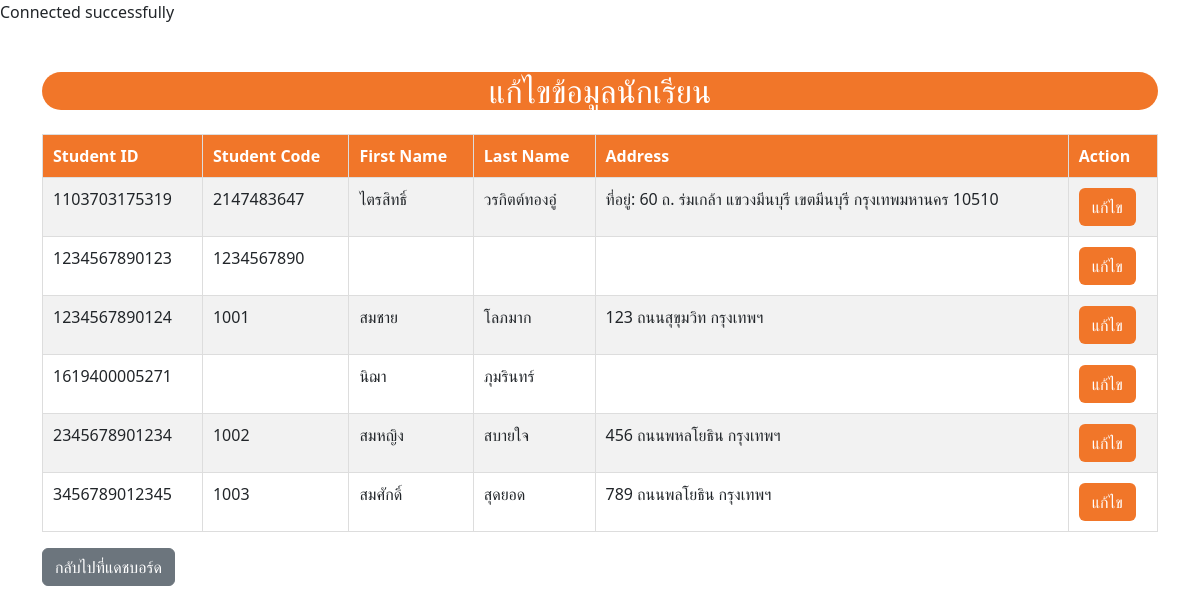
Screenshot of /admin/admin_edit_student.php (signed in) with the database file from the repository.
### tables this page shows
CREATE TABLE `student` (
  `student_id` varchar(13) NOT NULL,
  `student_code` varchar(13) NOT NULL,
  `password` varchar(255) NOT NULL COMMENT 'รหัสผ่าน',
  `f_name` varchar(255) NOT NULL COMMENT 'ชื่อ',
  `l_name` varchar(255) NOT NULL COMMENT 'นามสกุล',
  `address` varchar(255) NOT NULL,
  `phone_number` varchar(10) NOT NULL,
  `phone_number_home` varchar(13) NOT NULL,
  `email` varchar(255) NOT NULL,
  `profile_image` longtext DEFAULT NULL,
  `spouse_id` varchar(13) DEFAULT NULL,
  `father_id` varchar(13) DEFAULT NULL,
  `mother_id` varchar(13) DEFAULT NULL,
  `guardian_id` varchar(13) DEFAULT NULL,
  `endorser_id` varchar(13) DEFAULT NULL,
  `department_id` int(11) DEFAULT NULL,
  `family_status_id` varchar(255) DEFAULT NULL,
  `family_status` varchar(150) NOT NULL
);

### admin/admin_edit_student.php (the view, shortened to what this page needs)
<?php
include '/xampp/htdocs/Project_Final/server.php';
$sql = "SELECT * FROM student";
$result = $conn->query($sql);
?>
<!DOCTYPE html>
<html lang="en">
<head>
    <link href="https://cdn.jsdelivr.net/npm/bootstrap@5.3.0-alpha1/dist/css/bootstrap.min.css" rel="stylesheet">
</head>
<body>
<div class="container mt-5">
    <h2 class="text-center rounded-pill mb-4 col px-md-5 btn-edit ">แก้ไขข้อมูลนักเรียน</h2>
    <table class="table table-bordered table-striped">
        <thead class="thead-dark">
            <tr>
                <th>Student ID</th>
                <th>Student Code</th>
                <th>First Name</th>
                <th>Last Name</th>
                <th>Address</th>
                <th>Action</th>
            </tr>
        </thead>
        <tbody>
            <?php
            if ($result->num_rows > 0) {
                while($row = $result->fetch_assoc()) {
                    echo "<tr>
                            <td>" . htmlspecialchars($row["student_id"]) . "</td>
                            <td>" . htmlspecialchars($row["student_code"]) . "</td>
                            <td>" . htmlspecialchars($row["f_name"]) . "</td>
                            <td>" . htmlspecialchars($row["l_name"]) . "</td>
                            <td>" . htmlspecialchars($row["address"]) . "</td>
                            <td><a href='admin_edit_student_process.php?student_id=" . htmlspecialchars($row["student_id"]) . "' class='btn  btn-edit'>แก้ไข</a></td>
                          </tr>";
                }
            } else {
                echo "<tr><td colspan='6' class='text-center'>ไม่พบข้อมูล</td></tr>";
            }
            ?>
        </tbody>
    </table>
    <a href="admin_dashboard.php" class="btn btn-secondary">กลับไปที่แดชบอร์ด</a>
</div>
</body>
</html>

### admin/admin_edit_student.php (style rules this page uses)
.table { width: 100%; margin-top: 10px; border-collapse: collapse; }
.table th, .table td { border: 1px solid #ddd; padding: 10px; text-align: left; }
.table th { background-color: #f17629; color: white; }
.btn-edit { background-color: #f17629; color: white; }

### rows the page displays
student: student_id "1103703175319", student_code "2147483647", f_name "ไตรสิทธิ์", l_name "วรกิตต์ทองอู๋", address "ที่อยู่: 60 ถ. ร่มเกล้า แขวงมีนบุรี เขตมีนบุรี กรุงเทพมหานคร 10510"
student: student_id "1234567890123", student_code "1234567890"
student: student_id "1234567890124", student_code "1001", f_name "สมชาย", l_name "โลภมาก", address "123 ถนนสุขุมวิท กรุงเทพฯ"
student: student_id "1619400005271", f_name "นิฌา", l_name "ภุมรินทร์"
student: student_id "2345678901234", student_code "1002", f_name "สมหญิง", l_name "สบายใจ", address "456 ถนนพหลโยธิน กรุงเทพฯ"
student: student_id "3456789012345", student_code "1003", f_name "สมศักดิ์", l_name "สุดยอด", address "789 ถนนพลโยธิน กรุงเทพฯ"
